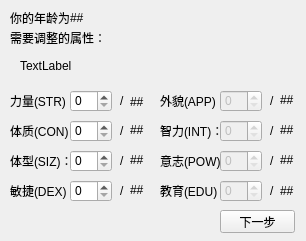
<?xml version="1.0" encoding="UTF-8"?>
<ui version="4.0">
 <class>Form</class>
 <widget class="QWidget" name="Form">
  <property name="geometry">
   <rect>
    <x>0</x>
    <y>0</y>
    <width>306</width>
    <height>241</height>
   </rect>
  </property>
  <property name="windowTitle">
   <string>Form</string>
  </property>
  <widget class="QPushButton" name="next_step">
   <property name="geometry">
    <rect>
     <x>220</x>
     <y>210</y>
     <width>75</width>
     <height>23</height>
    </rect>
   </property>
   <property name="text">
    <string>下一步</string>
   </property>
  </widget>
  <widget class="QLabel" name="label">
   <property name="geometry">
    <rect>
     <x>10</x>
     <y>10</y>
     <width>61</width>
     <height>16</height>
    </rect>
   </property>
   <property name="text">
    <string>你的年龄为</string>
   </property>
  </widget>
  <widget class="QLabel" name="age">
   <property name="geometry">
    <rect>
     <x>70</x>
     <y>10</y>
     <width>21</width>
     <height>16</height>
    </rect>
   </property>
   <property name="text">
    <string>##</string>
   </property>
  </widget>
  <widget class="QLabel" name="label_3">
   <property name="geometry">
    <rect>
     <x>10</x>
     <y>30</y>
     <width>91</width>
     <height>16</height>
    </rect>
   </property>
   <property name="text">
    <string>需要调整的属性：</string>
   </property>
  </widget>
  <widget class="QLabel" name="tip">
   <property name="geometry">
    <rect>
     <x>20</x>
     <y>50</y>
     <width>271</width>
     <height>31</height>
    </rect>
   </property>
   <property name="text">
    <string>TextLabel</string>
   </property>
  </widget>
  <widget class="QLabel" name="label_10">
   <property name="geometry">
    <rect>
     <x>160</x>
     <y>150</y>
     <width>61</width>
     <height>21</height>
    </rect>
   </property>
   <property name="text">
    <string>意志(POW)：</string>
   </property>
  </widget>
  <widget class="QLabel" name="label_7">
   <property name="geometry">
    <rect>
     <x>10</x>
     <y>90</y>
     <width>61</width>
     <height>21</height>
    </rect>
   </property>
   <property name="text">
    <string>力量(STR)：</string>
   </property>
  </widget>
  <widget class="QLabel" name="label_13">
   <property name="geometry">
    <rect>
     <x>10</x>
     <y>150</y>
     <width>61</width>
     <height>21</height>
    </rect>
   </property>
   <property name="text">
    <string>体型(SIZ)：</string>
   </property>
  </widget>
  <widget class="QLabel" name="label_9">
   <property name="geometry">
    <rect>
     <x>160</x>
     <y>120</y>
     <width>61</width>
     <height>21</height>
    </rect>
   </property>
   <property name="text">
    <string>智力(INT)：</string>
   </property>
  </widget>
  <widget class="QLabel" name="label_12">
   <property name="geometry">
    <rect>
     <x>10</x>
     <y>180</y>
     <width>61</width>
     <height>21</height>
    </rect>
   </property>
   <property name="text">
    <string>敏捷(DEX)：</string>
   </property>
  </widget>
  <widget class="QLabel" name="label_11">
   <property name="geometry">
    <rect>
     <x>160</x>
     <y>180</y>
     <width>61</width>
     <height>21</height>
    </rect>
   </property>
   <property name="text">
    <string>教育(EDU)：</string>
   </property>
  </widget>
  <widget class="QLabel" name="label_14">
   <property name="geometry">
    <rect>
     <x>10</x>
     <y>120</y>
     <width>61</width>
     <height>21</height>
    </rect>
   </property>
   <property name="text">
    <string>体质(CON)：</string>
   </property>
  </widget>
  <widget class="QLabel" name="label_8">
   <property name="geometry">
    <rect>
     <x>160</x>
     <y>90</y>
     <width>61</width>
     <height>21</height>
    </rect>
   </property>
   <property name="text">
    <string>外貌(APP)：</string>
   </property>
  </widget>
  <widget class="QSpinBox" name="STR">
   <property name="geometry">
    <rect>
     <x>70</x>
     <y>90</y>
     <width>42</width>
     <height>22</height>
    </rect>
   </property>
  </widget>
  <widget class="QSpinBox" name="CON">
   <property name="geometry">
    <rect>
     <x>70</x>
     <y>120</y>
     <width>42</width>
     <height>22</height>
    </rect>
   </property>
  </widget>
  <widget class="QSpinBox" name="SIZ">
   <property name="geometry">
    <rect>
     <x>70</x>
     <y>150</y>
     <width>42</width>
     <height>22</height>
    </rect>
   </property>
  </widget>
  <widget class="QSpinBox" name="DEX">
   <property name="geometry">
    <rect>
     <x>70</x>
     <y>180</y>
     <width>42</width>
     <height>22</height>
    </rect>
   </property>
  </widget>
  <widget class="QSpinBox" name="APP">
   <property name="enabled">
    <bool>false</bool>
   </property>
   <property name="geometry">
    <rect>
     <x>220</x>
     <y>90</y>
     <width>42</width>
     <height>22</height>
    </rect>
   </property>
  </widget>
  <widget class="QSpinBox" name="INT">
   <property name="enabled">
    <bool>false</bool>
   </property>
   <property name="geometry">
    <rect>
     <x>220</x>
     <y>120</y>
     <width>42</width>
     <height>22</height>
    </rect>
   </property>
  </widget>
  <widget class="QSpinBox" name="POW">
   <property name="enabled">
    <bool>false</bool>
   </property>
   <property name="geometry">
    <rect>
     <x>220</x>
     <y>150</y>
     <width>42</width>
     <height>22</height>
    </rect>
   </property>
  </widget>
  <widget class="QSpinBox" name="EDU">
   <property name="enabled">
    <bool>false</bool>
   </property>
   <property name="geometry">
    <rect>
     <x>220</x>
     <y>180</y>
     <width>42</width>
     <height>22</height>
    </rect>
   </property>
  </widget>
  <widget class="QLabel" name="label_2">
   <property name="geometry">
    <rect>
     <x>120</x>
     <y>90</y>
     <width>16</width>
     <height>21</height>
    </rect>
   </property>
   <property name="text">
    <string>/</string>
   </property>
  </widget>
  <widget class="QLabel" name="label_4">
   <property name="geometry">
    <rect>
     <x>120</x>
     <y>120</y>
     <width>16</width>
     <height>21</height>
    </rect>
   </property>
   <property name="text">
    <string>/</string>
   </property>
  </widget>
  <widget class="QLabel" name="label_5">
   <property name="geometry">
    <rect>
     <x>120</x>
     <y>150</y>
     <width>16</width>
     <height>21</height>
    </rect>
   </property>
   <property name="text">
    <string>/</string>
   </property>
  </widget>
  <widget class="QLabel" name="label_6">
   <property name="geometry">
    <rect>
     <x>120</x>
     <y>180</y>
     <width>16</width>
     <height>21</height>
    </rect>
   </property>
   <property name="text">
    <string>/</string>
   </property>
  </widget>
  <widget class="QLabel" name="label_15">
   <property name="geometry">
    <rect>
     <x>270</x>
     <y>90</y>
     <width>16</width>
     <height>21</height>
    </rect>
   </property>
   <property name="text">
    <string>/</string>
   </property>
  </widget>
  <widget class="QLabel" name="label_16">
   <property name="geometry">
    <rect>
     <x>270</x>
     <y>120</y>
     <width>16</width>
     <height>21</height>
    </rect>
   </property>
   <property name="text">
    <string>/</string>
   </property>
  </widget>
  <widget class="QLabel" name="label_17">
   <property name="geometry">
    <rect>
     <x>270</x>
     <y>150</y>
     <width>16</width>
     <height>21</height>
    </rect>
   </property>
   <property name="text">
    <string>/</string>
   </property>
  </widget>
  <widget class="QLabel" name="label_18">
   <property name="geometry">
    <rect>
     <x>270</x>
     <y>180</y>
     <width>16</width>
     <height>21</height>
    </rect>
   </property>
   <property name="text">
    <string>/</string>
   </property>
  </widget>
  <widget class="QLabel" name="old_STR">
   <property name="geometry">
    <rect>
     <x>130</x>
     <y>92</y>
     <width>16</width>
     <height>20</height>
    </rect>
   </property>
   <property name="text">
    <string>##</string>
   </property>
  </widget>
  <widget class="QLabel" name="old_CON">
   <property name="geometry">
    <rect>
     <x>130</x>
     <y>120</y>
     <width>16</width>
     <height>20</height>
    </rect>
   </property>
   <property name="text">
    <string>##</string>
   </property>
  </widget>
  <widget class="QLabel" name="old_SIZ">
   <property name="geometry">
    <rect>
     <x>130</x>
     <y>150</y>
     <width>16</width>
     <height>20</height>
    </rect>
   </property>
   <property name="text">
    <string>##</string>
   </property>
  </widget>
  <widget class="QLabel" name="old_DEX">
   <property name="geometry">
    <rect>
     <x>130</x>
     <y>180</y>
     <width>16</width>
     <height>20</height>
    </rect>
   </property>
   <property name="text">
    <string>##</string>
   </property>
  </widget>
  <widget class="QLabel" name="old_APP">
   <property name="geometry">
    <rect>
     <x>280</x>
     <y>90</y>
     <width>16</width>
     <height>20</height>
    </rect>
   </property>
   <property name="text">
    <string>##</string>
   </property>
  </widget>
  <widget class="QLabel" name="old_INT">
   <property name="geometry">
    <rect>
     <x>280</x>
     <y>120</y>
     <width>16</width>
     <height>20</height>
    </rect>
   </property>
   <property name="text">
    <string>##</string>
   </property>
  </widget>
  <widget class="QLabel" name="old_POW">
   <property name="geometry">
    <rect>
     <x>280</x>
     <y>150</y>
     <width>16</width>
     <height>20</height>
    </rect>
   </property>
   <property name="text">
    <string>##</string>
   </property>
  </widget>
  <widget class="QLabel" name="old_EDU">
   <property name="geometry">
    <rect>
     <x>280</x>
     <y>180</y>
     <width>16</width>
     <height>21</height>
    </rect>
   </property>
   <property name="text">
    <string>##</string>
   </property>
  </widget>
 </widget>
 <resources/>
 <connections/>
</ui>
